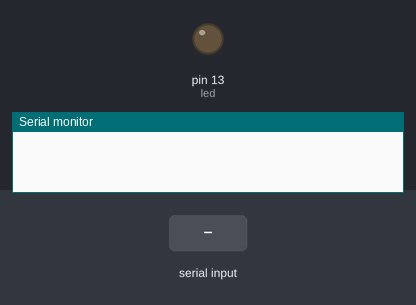
The sketch below on a simulated Arduino Uno, built with avr-gcc and run on an emulated ATmega328P. Shown: output pins drawn as LEDs (lit = HIGH), the last lines printed to the serial monitor. The inputs (shaded band) are chosen by the test bench.

Above: at 1.2 s.
1.3 s: "1" received over Serial
At 1.7 s:
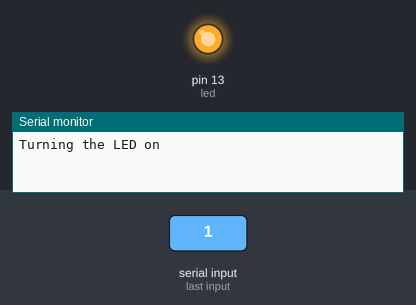
2.8 s: "2" received over Serial
At 4.0 s:
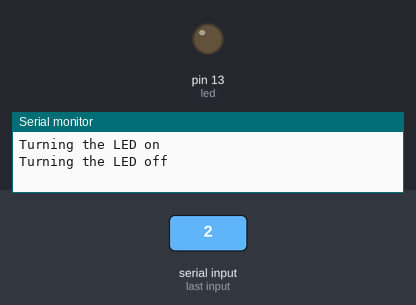
Timing chart, 0 to 5.8 s (numbered marks = the images above; inputs shaded):
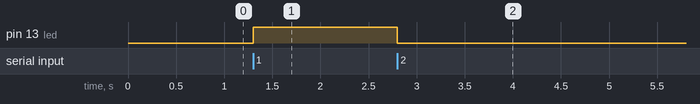

The sketch:

serial_output.ino
```cpp
// read "L" light as on/off in port


int led = 13;

void setup() {
  Serial.begin(19200);
  pinMode(led, OUTPUT);

}

void loop() {
 char c;

 c = Serial.read();

 if (c =='1'){
  Serial.println ("Turning the LED on");
  digitalWrite(led, HIGH);
 }

if (c== '2'){
  Serial.println ("Turning the LED off");
  digitalWrite(led, LOW);}
}
```

Measured:
- after the input at 1.3 s, pin 13 (led): LOW → HIGH at once
- after the input at 2.8 s, pin 13 (led): HIGH → LOW at once
